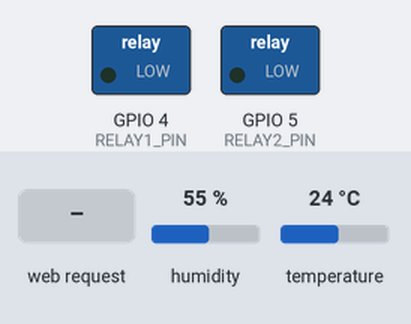
Recording of a sketch running on a simulated ESP8266 (NodeMCU). Parts: switched loads named in the sketch (green lamp = pin HIGH). Inputs (shaded band) come from the test bench; at power-on: humidity 55 %, temperature 24 °C. EEPROM starts erased; what the sketch prints to the serial monitor is not drawn.

Above: at 1.2 s.
1.3 s: HTTP request GET /set?relay=1&state=1 received
At 2.5 s:
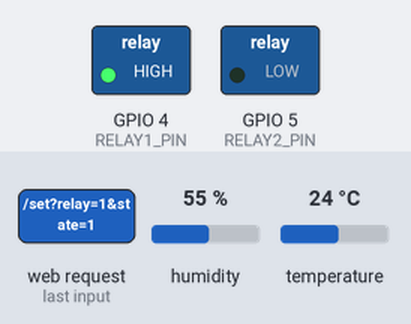
Timing chart, 0 to 4.3 s (numbered marks = the images above; inputs shaded):
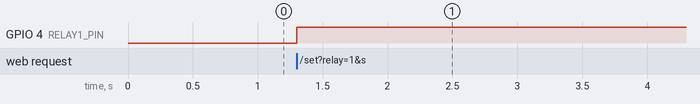

Measured:
- after the input at 1.3 s, GPIO 4 (RELAY1_PIN): LOW → HIGH at once

The sketch:

Monitoring-dan-kontrol-AP.ino
```cpp
// (licence header left out)
#include <ESP8266WiFi.h>
#include <ESP8266WebServer.h>
#include <DNSServer.h>
#include <DHT.h>
#include <EEPROM.h>

#define DHTPIN 12
#define DHTTYPE DHT11
#define RELAY1_PIN 4
#define RELAY2_PIN 5

// Inisialisasi sensor DHT11 statis (persis seperti contoh DHTtester)
DHT dht(DHTPIN, DHTTYPE);

// Pengaturan Access Point (AP)
const char* ap_ssid = "IoT-Smart-Relay";
const char* ap_password = ""; // Kosongkan jika ingin open network tanpa password

ESP8266WebServer server(80);
DNSServer dnsServer;
const byte DNS_PORT = 53;

struct ModulConfig {
  bool relay1;
  bool relay2;
};

ModulConfig config;
bool relay1 = false;
bool relay2 = false;
float suhu = 0;
float kelembaban = 0;
unsigned long lastDHTRead = 0;

void saveRelayState() {
  config.relay1 = relay1;
  config.relay2 = relay2;
  EEPROM.put(0, config);
  EEPROM.commit();
}

void loadConfig() {
  EEPROM.get(0, config);
  if (config.relay1 != 0 && config.relay1 != 1) config.relay1 = false;
  if (config.relay2 != 0 && config.relay2 != 1) config.relay2 = false;

  relay1 = config.relay1;
  relay2 = config.relay2;

  digitalWrite(RELAY1_PIN, relay1 ? HIGH : LOW);
  digitalWrite(RELAY2_PIN, relay2 ? HIGH : LOW);
}

// HTML & CSS Template disimpan di Flash Memory (PROGMEM)
const char html_template[] PROGMEM = R"rawliteral(
<!DOCTYPE html>
<html lang="id">
<head>
  <meta charset="UTF-8">
  <title>IoT Smart Relay Dashboard</title>
  <meta name="viewport" content="width=device-width, initial-scale=1">
  <!-- Google Fonts & FontAwesome -->
  <link href="https://fonts.googleapis.com/css2?family=Plus+Jakarta+Sans:wght@400;500;600;700;800&display=swap" rel="stylesheet">
  <link rel="stylesheet" href="https://cdnjs.cloudflare.com/ajax/libs/font-awesome/6.4.0/css/all.min.css">
  <!-- Chart.js -->
  <script src="https://cdn.jsdelivr.net/npm/chart.js"></script>

  <style>
    :root {
      --bg-color: #0b0f19;
      --card-bg: rgba(20, 26, 42, 0.65);
      --card-border: rgba(255, 255, 255, 0.08);
      --text-main: #f3f4f6;
      --text-sub: #9ca3af;
      --primary: #00f2fe;
      --secondary: #4facfe;
      --success: #10b981;
      --success-glow: rgba(16, 185, 129, 0.2);
      --danger: #ef4444;
      --danger-glow: rgba(239, 68, 68, 0.2);
    }

    * {
      box-sizing: border-box;
      margin: 0;
      padding: 0;
      font-family: 'Plus Jakarta Sans', sans-serif;
    }

    body {
      background-color: var(--bg-color);
      color: var(--text-main);
      min-height: 100vh;
      display: flex;
      flex-direction: column;
      align-items: center;
      justify-content: flex-start;
      padding: 20px;
      overflow-x: hidden;
      position: relative;
    }

    /* Ambient Background Glows */
    body::before, body::after {
      content: '';
      position: absolute;
      width: 300px;
      height: 300px;
      border-radius: 50%;
      filter: blur(120px);
      z-index: -1;
      opacity: 0.35;
    }
    body::before {
      background: var(--primary);
      top: 15%;
      left: -10%;
    }
    body::after {
      background: var(--secondary);
      bottom: 15%;
      right: -10%;
    }

    .container {
      width: 100%;
      max-width: 500px;
      display: flex;
      flex-direction: column;
      gap: 20px;
      z-index: 1;
    }

    /* Header */
    header {
      display: flex;
      justify-content: space-between;
      align-items: center;
      padding: 10px 0;
    }

    .logo-area {
      display: flex;
      align-items: center;
      gap: 12px;
    }

    .logo-icon {
      background: linear-gradient(135deg, var(--secondary), var(--primary));
      width: 44px;
      height: 44px;
      border-radius: 12px;
      display: flex;
      align-items: center;
      justify-content: center;
      box-shadow: 0 4px 15px rgba(0, 242, 254, 0.3);
    }

    .logo-icon i {
      color: #0b0f19;
      font-size: 20px;
    }

    .logo-title h1 {
      font-size: 16px;
      font-weight: 700;
      letter-spacing: -0.5px;
    }

    .logo-title p {
      font-size: 10px;
      color: var(--text-sub);
    }

    .status-badge {
      display: flex;
      align-items: center;
      gap: 6px;
      font-size: 10px;
      font-weight: 700;
      color: var(--success);
      background: rgba(16, 185, 129, 0.08);
      border: 1px solid rgba(16, 185, 129, 0.2);
      padding: 6px 12px;
      border-radius: 20px;
    }

    .pulse-dot {
      width: 6px;
      height: 6px;
      background-color: var(--success);
      border-radius: 50%;
      box-shadow: 0 0 0 0 rgba(16, 185, 129, 0.7);
      animation: pulse 1.5s infinite;
    }

    @keyframes pulse {
      0% {
        transform: scale(0.95);
        box-shadow: 0 0 0 0 rgba(16, 185, 129, 0.7);
      }
      70% {
        transform: scale(1);
        box-shadow: 0 0 0 6px rgba(16, 185, 129, 0);
      }
      100% {
        transform: scale(0.95);
        box-shadow: 0 0 0 0 rgba(16, 185, 129, 0);
      }
    }

    /* Grid Layout */
    .grid {
      display: grid;
      grid-template-columns: 1fr 1fr;
      gap: 16px;
    }

    /* Card */
    .card {
      background: var(--card-bg);
      border: 1px solid var(--card-border);
      backdrop-filter: blur(12px);
      border-radius: 20px;
      padding: 20px;
      box-shadow: 0 8px 32px rgba(0, 0, 0, 0.4);
      display: flex;
      flex-direction: column;
      gap: 12px;
      transition: all 0.3s cubic-bezier(0.4, 0, 0.2, 1);
    }

    .card.active {
      border-color: rgba(0, 242, 254, 0.3);
      box-shadow: 0 8px 32px rgba(0, 242, 254, 0.08);
    }

    .card-header {
      display: flex;
      justify-content: space-between;
      align-items: center;
    }

    .card-title {
      font-size: 13px;
      font-weight: 700;
      color: var(--text-main);
      display: flex;
      align-items: center;
      gap: 6px;
    }

    /* Toggle Switch */
    .switch {
      position: relative;
      display: inline-block;
      width: 40px;
      height: 22px;
    }

    .switch input {
      opacity: 0;
      width: 0;
      height: 0;
    }

    .slider {
      position: absolute;
      cursor: pointer;
      top: 0;
      left: 0;
      right: 0;
      bottom: 0;
      background-color: #374151;
      transition: .3s;
      border-radius: 22px;
    }

    .slider:before {
      position: absolute;
      content: "";
      height: 14px;
      width: 14px;
      left: 4px;
      bottom: 4px;
      background-color: #9ca3af;
      transition: .3s;
      border-radius: 50%;
    }

    input:checked + .slider {
      background: linear-gradient(135deg, var(--secondary), var(--primary));
    }

    input:checked + .slider:before {
      transform: translateX(18px);
      background-color: #0b0f19;
    }

    .state-label {
      font-size: 24px;
      font-weight: 800;
      color: var(--text-sub);
      margin-top: 4px;
    }

    .state-label.active {
      color: #fff;
      text-shadow: 0 0 10px rgba(0, 242, 254, 0.3);
    }

    /* Temp Widget */
    .temp-info {
      display: flex;
      flex-direction: column;
      gap: 4px;
    }

    .temp-value {
      font-size: 34px;
      font-weight: 800;
      color: #fff;
      display: flex;
      align-items: baseline;
      line-height: 1;
    }

    .temp-unit {
      font-size: 18px;
      color: var(--text-sub);
      font-weight: 500;
      margin-left: 2px;
    }

    /* Chart Card */
    .chart-card {
      background: var(--card-bg);
      border: 1px solid var(--card-border);
      backdrop-filter: blur(12px);
      border-radius: 20px;
      padding: 20px;
      box-shadow: 0 8px 32px rgba(0, 0, 0, 0.4);
    }

    .chart-header {
      display: flex;
      justify-content: space-between;
      align-items: center;
      margin-bottom: 15px;
    }

    .chart-title {
      font-size: 13px;
      font-weight: 700;
      color: var(--text-main);
      display: flex;
      align-items: center;
      gap: 8px;
    }

    .chart-title i {
      color: #8b5cf6;
    }

    /* Footer */
    footer {
      text-align: center;
      padding: 15px 0;
      color: var(--text-sub);
      font-size: 12px;
      width: 100%;
      border-top: 1px solid rgba(255, 255, 255, 0.05);
      margin-top: auto;
    }

    footer a {
      color: var(--primary);
      text-decoration: none;
      font-weight: 550;
    }

    footer a:hover {
      text-decoration: underline;
    }
  </style>
</head>
<body>

<div class="container">
  <!-- Header -->
  <header>
    <div class="logo-area">
      <div class="logo-icon">
        <i class="fa-solid fa-microchip"></i>
      </div>
      <div class="logo-title">
        <h1>IoT Smart Relay</h1>
        <p>ESP8266 Integrated Module</p>
      </div>
    </div>
    <div class="status-badge">
      <div class="pulse-dot"></div>
      <span>AP PORTAL</span>
    </div>
  </header>

  <!-- Relay Grid -->
  <div class="grid">
    <!-- Card Relay 1 -->
    <div class="card" id="card-r1">
      <div class="card-header">
        <span class="card-title"><i class="fa-solid fa-lightbulb"></i> Relay 1</span>
        <label class="switch">
          <input type="checkbox" id="btn-r1" onchange="toggleRelay(1, this.checked)">
          <span class="slider"></span>
        </label>
      </div>
      <div class="state-label" id="txt-r1">OFF</div>
    </div>

    <!-- Card Relay 2 -->
    <div class="card" id="card-r2">
      <div class="card-header">
        <span class="card-title"><i class="fa-solid fa-power-off"></i> Relay 2</span>
        <label class="switch">
          <input type="checkbox" id="btn-r2" onchange="toggleRelay(2, this.checked)">
          <span class="slider"></span>
        </label>
      </div>
      <div class="state-label" id="txt-r2">OFF</div>
    </div>
  </div>

  <!-- Temperature & Humidity Display Cards -->
  <div class="grid">
    <!-- Suhu Card -->
    <div class="card">
      <div class="temp-info">
        <span class="card-title" style="color: var(--text-sub);"><i class="fa-solid fa-thermometer-half" style="color: #ef4444;"></i> <span id="lblSensor">Sensor</span></span>
        <span style="font-size: 11px; color: var(--text-sub);">Suhu</span>
      </div>
      <div style="display: flex; align-items: center; justify-content: space-between; margin-top: 10px;">
        <div class="temp-value">
          <span id="temp">0.0</span>
          <span class="temp-unit">°C</span>
        </div>
        <div style="background: rgba(239, 68, 68, 0.08); width: 48px; height: 48px; border-radius: 50%; display: flex; align-items: center; justify-content: center; border: 1px solid rgba(239, 68, 68, 0.15);">
          <i class="fa-solid fa-temperature-high" style="font-size: 20px; color: #ef4444;"></i>
        </div>
      </div>
    </div>

    <!-- Kelembaban Card -->
    <div class="card" id="cardHumi">
      <div class="temp-info">
        <span class="card-title" style="color: var(--text-sub);"><i class="fa-solid fa-droplet" style="color: #3b82f6;"></i> Kelembaban</span>
        <span style="font-size: 11px; color: var(--text-sub);">Udara</span>
      </div>
      <div style="display: flex; align-items: center; justify-content: space-between; margin-top: 10px;">
        <div class="temp-value">
          <span id="humi">0</span>
          <span class="temp-unit">%</span>
        </div>
        <div style="background: rgba(59, 130, 246, 0.08); width: 48px; height: 48px; border-radius: 50%; display: flex; align-items: center; justify-content: center; border: 1px solid rgba(59, 130, 246, 0.15);">
          <i class="fa-solid fa-droplet" style="font-size: 20px; color: #3b82f6;"></i>
        </div>
      </div>
    </div>
  </div>

  <!-- Sensor Selector Card -->
  <div class="grid">
    <div class="card" style="grid-column: span 2; display: flex; flex-direction: row; justify-content: space-between; align-items: center; padding: 12px 20px;">
      <span class="card-title" style="font-size: 13px; color: var(--text-sub); display: flex; align-items: center; gap: 8px;"><i class="fa-solid fa-gears" style="color: var(--primary);"></i> Jenis Sensor (GPIO 12)</span>
      <select id="sensorTypeSelect" onchange="changeSensor(this.value)" style="background: rgba(0, 0, 0, 0.3); border: 1px solid rgba(255, 255, 255, 0.08); color: #fff; border-radius: 8px; padding: 6px 12px; outline: none; font-size: 12px; font-weight: 600; cursor: pointer; color-scheme: dark;">
        <option value="0">DHT11</option>
        <option value="1">DHT22</option>
        <option value="2">DS18B20</option>
      </select>
    </div>
  </div>

  <!-- Chart Card -->
  <div class="chart-card">
    <div class="chart-header">
      <span class="chart-title"><i class="fa-solid fa-chart-line"></i> Tren Suhu (°C)</span>
    </div>
    <canvas id="chart" height="130"></canvas>
  </div>

  <!-- Footer -->
  <footer>
    &copy; 2026 - <a href="https://duwiarsana.com" target="_blank">Anak Agung Duwi Arsana</a> | IoT Relay Module
  </footer>
</div>

<script>
  let tempData = [], timeLabels = [];
  const tempSpan = document.getElementById("temp");
  const humiSpan = document.getElementById("humi");
  const cardHumi = document.getElementById("cardHumi");
  const r1Switch = document.getElementById("btn-r1");
  const r2Switch = document.getElementById("btn-r2");
  const r1Text = document.getElementById("txt-r1");
  const r2Text = document.getElementById("txt-r2");
  const r1Card = document.getElementById("card-r1");
  const r2Card = document.getElementById("card-r2");

  const ctx = document.getElementById("chart").getContext("2d");

  const chart = new Chart(ctx, {
    type: "line",
    data: {
      labels: timeLabels,
      datasets: [{
        label: "Suhu (°C)",
        data: tempData,
        borderColor: "#00f2fe",
        borderWidth: 2,
        backgroundColor: "rgba(0, 242, 254, 0.06)",
        fill: true,
        tension: 0.4,
        pointBackgroundColor: "#4facfe",
        pointBorderColor: "#0b0f19",
        pointBorderWidth: 1.5,
        pointRadius: 4,
        pointHoverRadius: 6
      }]
    },
    options: {
      responsive: true,
      plugins: { legend: { display: false } },
      scales: {
        x: { grid: { color: "rgba(255, 255, 255, 0.03)" }, ticks: { color: "#9ca3af", font: { size: 10 } } },
        y: { grid: { color: "rgba(255, 255, 255, 0.03)" }, ticks: { color: "#9ca3af", font: { size: 10 } } }
      }
    }
  });

  function updateRelayUI(id, isON) {
    const sw = (id === 1) ? r1Switch : r2Switch;
    const txt = (id === 1) ? r1Text : r2Text;
    const card = (id === 1) ? r1Card : r2Card;

    sw.checked = isON;
    if (isON) {
      txt.innerText = "ON";
      txt.className = "state-label active";
      card.classList.add("active");
    } else {
      txt.innerText = "OFF";
      txt.className = "state-label";
      card.classList.remove("active");
    }
  }

  function fetchData() {
    fetch('/data').then(res => res.json()).then(data => {
      tempSpan.innerText = data.temp.toFixed(1);

      // Update sensor label
      const sensorNames = ["Sensor DHT11", "Sensor DHT22", "Sensor DS18B20"];
      document.getElementById("lblSensor").innerText = sensorNames[data.sensor];
      document.getElementById("sensorTypeSelect").value = data.sensor;

      // Handle kelembaban card opacity if DS18B20
      if (data.sensor === 2) {
        cardHumi.style.opacity = "0.35";
        humiSpan.innerText = "--";
      } else {
        cardHumi.style.opacity = "1";
        humiSpan.innerText = Math.round(data.humi);
      }

      updateRelayUI(1, data.r1);
      updateRelayUI(2, data.r2);

      const now = new Date().toLocaleTimeString([], { hour: '2-digit', minute: '2-digit', second: '2-digit' });
      timeLabels.push(now);
      tempData.push(data.temp);

      if (tempData.length > 10) {
        timeLabels.shift();
        tempData.shift();
      }
      chart.update();
    }).catch(err => console.error("Error fetching data:", err));
  }

  function toggleRelay(id, isChecked) {
    const state = isChecked ? 1 : 0;
    fetch('/set?relay=' + id + '&state=' + state)
      .then(res => {
        if(res.ok) {
          updateRelayUI(id, isChecked);
        }
      })
      .catch(err => {
        console.error("Error setting relay:", err);
        if(id === 1) r1Switch.checked = !isChecked;
        if(id === 2) r2Switch.checked = !isChecked;
      });
  }

  function changeSensor(type) {
    fetch('/setsensor?type=' + type)
      .then(res => {
        if(res.ok) {
          fetchData();
        }
      })
      .catch(err => console.error("Error setting sensor:", err));
  }

  setInterval(fetchData, 2000);
  window.onload = fetchData;
</script>
</body>
</html>
)rawliteral";

void handleRoot() {
  server.send_P(200, "text/html", html_template);
}

void handleData() {
  String json = "{";
  json += "\"temp\":" + String(suhu) + ",";
  json += "\"humi\":" + String(kelembaban) + ",";
  json += "\"r1\":" + String(relay1 ? "true" : "false") + ",";
  json += "\"r2\":" + String(relay2 ? "true" : "false") + ",";
  json += "\"sensor\":0";
  json += "}";
  server.send(200, "application/json", json);
}

void handleSetRelay() {
  if (server.hasArg("relay") && server.hasArg("state")) {
    int id = server.arg("relay").toInt();
    int state = server.arg("state").toInt();
    if (id == 1) { relay1 = (state == 1); digitalWrite(RELAY1_PIN, relay1 ? HIGH : LOW); }
    if (id == 2) { relay2 = (state == 1); digitalWrite(RELAY2_PIN, relay2 ? HIGH : LOW); }
    saveRelayState();
  }
  server.send(200, "text/plain", "OK");
}

void handleNotFound() {
  server.sendHeader("Location", "http://192.168.4.1/", true);
  server.send(302, "text/plain", "");
}

void setup() {
  Serial.begin(115200);
  EEPROM.begin(512);

  pinMode(RELAY1_PIN, OUTPUT);
  pinMode(RELAY2_PIN, OUTPUT);

  loadConfig();
  dht.begin();
  Serial.println("DHT11 Sensor Started!");

  WiFi.mode(WIFI_AP);
  WiFi.softAP(ap_ssid, ap_password);

  dnsServer.start(DNS_PORT, "*", WiFi.softAPIP());

  server.on("/", handleRoot);
  server.on("/data", handleData);
  server.on("/set", handleSetRelay);
  server.onNotFound(handleNotFound);
  server.begin();
}

void loop() {
  dnsServer.processNextRequest();
  server.handleClient();
  if (millis() - lastDHTRead > 2000) {
    lastDHTRead = millis();
    float t = dht.readTemperature();
    float h = dht.readHumidity();
    if (!isnan(t)) suhu = t;
    if (!isnan(h)) kelembaban = h;
  }
}
```
